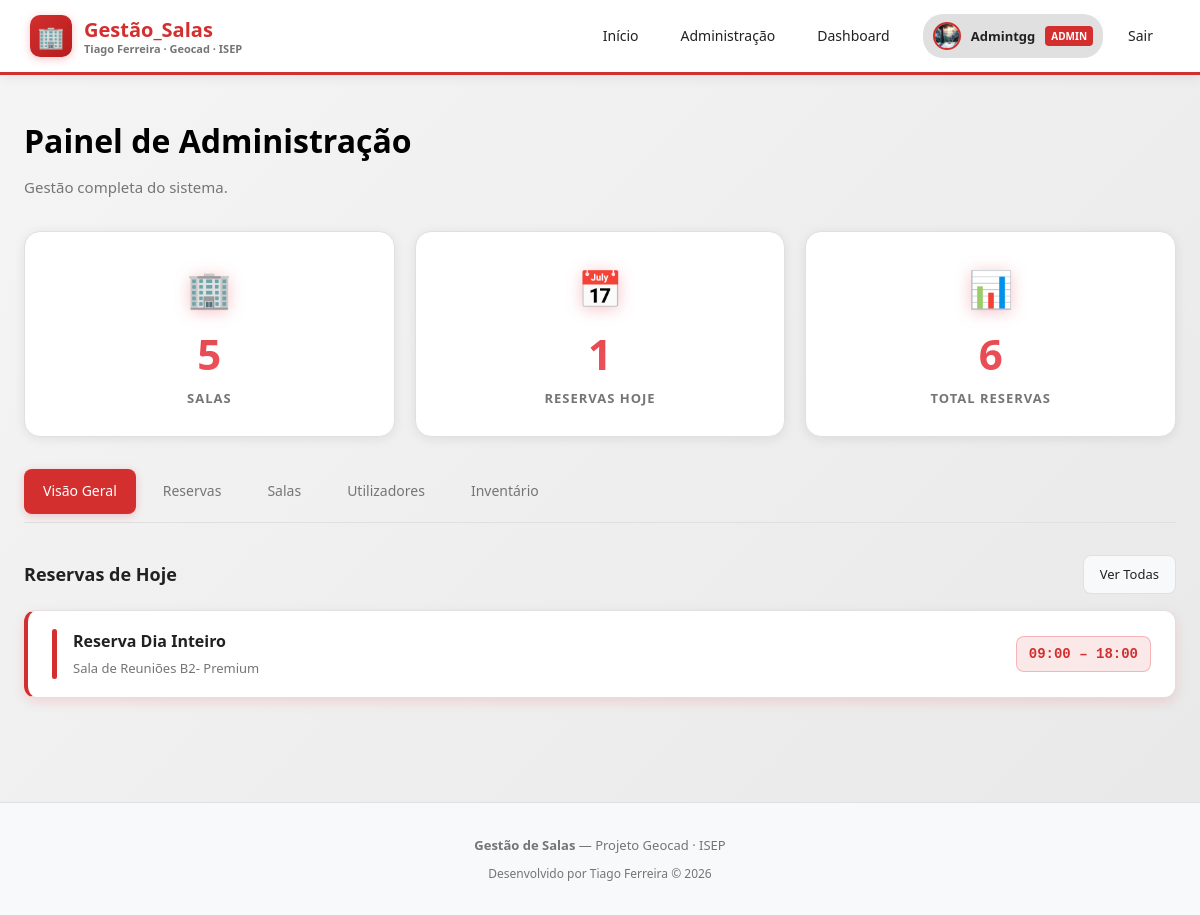
The page /admin (signed in) on the database its author committed.
### app/models.py (models this page shows)
class User(Base):
    __tablename__ = "users"
    id       = Column(Integer, primary_key=True, index=True)
    name     = Column(String, nullable=False)
    email    = Column(String, unique=True, nullable=False)
    password = Column(String, nullable=False)
    role     = Column(String, default="user")
    avatar   = Column(String, default="")  # Caminho para a foto de perfil
    reservations = relationship("Reservation", back_populates="user")

class Reservation(Base):
    __tablename__ = "reservations"
    id         = Column(Integer, primary_key=True, index=True)
    title      = Column(String, nullable=False)
    date       = Column(String, nullable=False)        # ex: "2026-02-23"
    start_time = Column(String, nullable=False)        # ex: "09:00"
    end_time   = Column(String, nullable=False)        # ex: "10:00"
    room_id = Column(Integer, ForeignKey("rooms.id"), nullable=False)
    user_id = Column(Integer, ForeignKey("users.id"), nullable=False)
    room = relationship("Room", back_populates="reservations")
    user = relationship("User", back_populates="reservations")

class Room(Base):
    __tablename__ = "rooms"
    id         = Column(Integer, primary_key=True, index=True)
    name       = Column(String, nullable=False)
    capacity   = Column(Integer, nullable=False)
    location   = Column(String, nullable=False)
    color      = Column(String, default="#e85d04")
    start_time = Column(String, nullable=False)        # ex: "08:00"
    end_time   = Column(String, nullable=False)        # ex: "18:00"
    work_days  = Column(String, default="1,2,3,4,5")  # dias da semana separados por vírgula
    reservations = relationship("Reservation", back_populates="room")
    equipment = relationship("Equipment", back_populates="room")

### app/routers/admin.py (the view)
@router.get("")
async def home(request: Request, db=Depends(get_db)):
    user = require_admin(request, db)
    rooms_list = db.query(models.Room).all()
    rooms = {r.id: r for r in rooms_list}
    today = str(date_type.today())
    today_res = db.query(models.Reservation).filter(models.Reservation.date == today).all()
    total_res = db.query(models.Reservation).count()
    return request.app.state.templates.TemplateResponse(
        "admin.html",
        {
            "request": request,
            "user": user,
            "rooms": rooms,
            "today_reservations": today_res,
            "total_reservations": total_res,
            "today": today,
        },
    )

### app/templates/admin.html (shortened to what this page needs)
{% extends "base.html" %}
{% block content %}
<div class="container">
  <h1 class="page-title">Painel de Administração</h1>
  <p class="page-sub">Gestão completa do sistema.
  </p>
  <div class="stats-grid" style="margin-bottom: 32px;">
    <div class="stat-card">
      <div class="stat-icon">🏢</div>
      <div class="stat-value">{{ rooms | length }}</div>
      <div class="stat-label">Salas</div>
    </div>
    <div class="stat-card">
      <div class="stat-icon">📅</div>
      <div class="stat-value">{{ today_reservations | length }}</div>
      <div class="stat-label">Reservas Hoje</div>
    </div>
    <div class="stat-card">
      <div class="stat-icon">📊</div>
      <div class="stat-value">{{ total_reservations }}</div>
      <div class="stat-label">Total Reservas</div>
    </div>
  </div>
  <div class="admin-tabs">
    <a class="admin-tab active" href="/admin">Visão Geral</a>
    <a class="admin-tab" href="/admin/reservations">Reservas</a>
    <a class="admin-tab" href="/admin/rooms">Salas</a>
    <a class="admin-tab" href="/admin/users">Utilizadores</a>
    <a class="admin-tab" href="/admin/inventory">Inventário</a>
  </div>
  <div style="display: flex; justify-content: space-between; align-items: center; margin-bottom: 16px;">
    <h3 style="font-weight: 700; font-size: 18px;">Reservas de Hoje</h3>
    <a href="/admin/reservations" class="btn btn-secondary btn-sm">Ver Todas</a>
  </div>
  {% if today_reservations %}
    <div style="display: flex; flex-direction: column; gap: 10px;">
      {% for r in today_reservations | sort(attribute='start_time') %}
        {% set room = rooms.get(r.room_id) %}
        <div class="card reservation-item">
          <div class="reservation-color" style="background: {{ room.color if room else '#e85d04' }};"></div>
          <div class="reservation-info">
            <div class="reservation-title">{{ r.title }}</div>
            <div class="reservation-meta">{{ room.name if room else '—' }}</div>
          </div>
          <span class="reservation-time">{{ r.start_time }} – {{ r.end_time }}</span>
        </div>
      {% endfor %}
    </div>
  {% else %}
    <div class="card card-empty">Sem reservas hoje.</div>
  {% endif %}
</div>
{% endblock %}

### app/templates/base.html (shortened to what this page needs)
<!DOCTYPE html>
<html lang="pt">
<head>
</head>
<body>
  <header class="header">
    <a href="/" class="logo">
      <div class="logo-icon">🏢</div>
      <div style="display: flex; flex-direction: column; line-height: 1.2;">
        <span style="font-weight: 700;">Gestão_Salas</span>
        <span style="font-size: 11px; color: var(--text-muted);">Tiago Ferreira · Geocad · ISEP</span>
      </div>
    </a>
    <nav class="nav">
      <a href="/">Início</a>
      {% if user %}
        {% if user.role in ['admin', 'manager'] %}
          <a href="/admin">Administração</a>
          <a href="/dashboard">Dashboard</a>
        {% else %}
          <a href="/dashboard">Dashboard</a>
          <a href="/user">A Minha Conta</a>
        {% endif %}
        <div style="display: flex; align-items: center; gap: 10px; margin-left: 8px; padding: 4px 10px; background: var(--border); border-radius: 20px;">
          {% if user.avatar %}
            <img src="{{ user.avatar }}" alt="{{ user.name }}"
                 style="width: 28px; height: 28px; border-radius: 50%; object-fit: cover; border: 2px solid var(--primary);">
          {% else %}
            <div style="width: 28px; height: 28px; border-radius: 50%; background: linear-gradient(135deg, var(--primary), var(--primary-hover));
                        display: flex; align-items: center; justify-content: center;
                        font-size: 13px; font-weight: 700; color: white;">
              {{ user.name[0].upper() }}
            </div>
          {% endif %}
          <span style="font-size: 13px; font-weight: 600;">{{ user.name }}</span>
          {% if user.role in ['admin', 'manager'] %}
            <span style="font-size: 10px; padding: 2px 6px; border-radius: 4px; background: var(--primary); color: white; font-weight: 700; text-transform: uppercase;">{{ user.role }}</span>
          {% endif %}
        </div>
        <a href="/logout">Sair</a>
      {% else %}
        <a href="/login" class="btn btn-primary">Entrar</a>
      {% endif %}
    </nav>
  </header>
  <main>
    {% block content %}{% endblock %}
  </main>
  <footer class="footer">
    <div style="margin-bottom: 8px;">
      <strong>Gestão de Salas</strong> — Projeto Geocad · ISEP
    </div>
    <div style="color: var(--text-muted); font-size: 12px;">
      Desenvolvido por Tiago Ferreira &copy; 2026
    </div>
  </footer>
</body>
</html>

### rows shown on the page
User: avatar (picture), name "Admintgg", role "ADMIN"
Reservation: title "Reserva Dia Inteiro", start_time "09:00", end_time "18:00"
Room: name "Sala de Reuniões B2- Premium"

### other values the page prints
{{ rooms | length }} "5"
{{ today_reservations | length }} "1"
{{ total_reservations }} "6"
